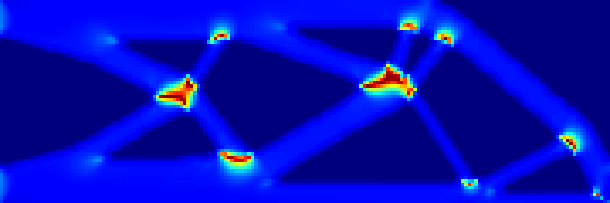
#> input picture proto/outputStress_0.png, 610 x 203 px
$ python script.py
#> lines starting #> are read from the running program, lines starting #| are printed output that depends on the picture; after the words box and inside, x2 and y2 are one past the last pixel; in counts of white or black regions, pixels touching at a corner belong together
import cv2
import matplotlib.pyplot as plt
from pathlib import Path
import numpy as np

# Base directory
baseDir = Path(__file__).resolve().parent

# Image paths
imageS_path = baseDir / "outputStress_0.png"
imageD_path = baseDir / "outputDesign_0.png"

# Reading images
imageS = cv2.imread(str(imageS_path),cv2.IMREAD_GRAYSCALE)
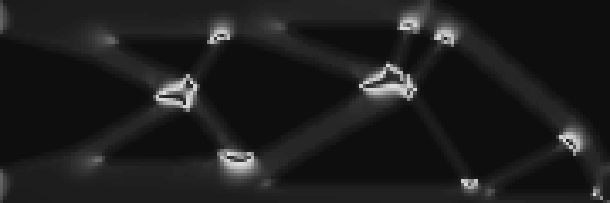
#> imageS: shape (203, 610); min 14, max 221, mean 29.4
imageD = cv2.imread(str(imageD_path),cv2.IMREAD_GRAYSCALE)
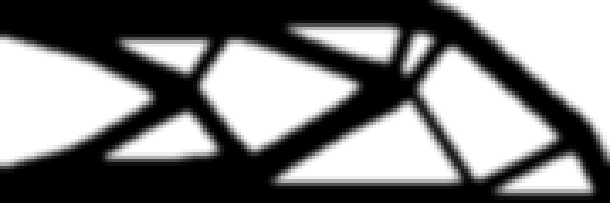
#> input picture proto/outputDesign_0.png, 610 x 203 px
#> imageD is the input picture: shape (203, 610); min 0, max 255, mean 127.6

# Checking if the images have been loaded
if imageS is None:
    raise FileNotFoundError(f"Cannot load image: {imageS_path}")
if imageD is None:
    raise FileNotFoundError(f"Cannot load image: {imageD_path}")

# Convert to a binary image - Heaviside Function
_, binaryS = cv2.threshold(imageS, 127, 255, cv2.THRESH_BINARY)
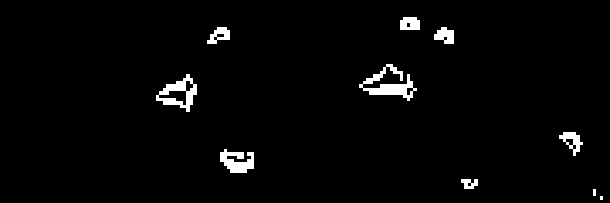
#> binaryS: shape (203, 610); 2.4% white; 10 white regions (1 under 20 px), largest, box (x1, y1, x2, y2) and area: (359, 64, 417, 101) 776, (156, 74, 197, 112) 620, (220, 149, 254, 173) 516
_, binaryD = cv2.threshold(imageD, 127, 255, cv2.THRESH_BINARY)
#> binaryD: shape (203, 610); 49.8% white; 10 white regions, largest, box (x1, y1, x2, y2) and area: (0, 37, 153, 166) 12213, (437, 0, 610, 159) 11872, (200, 40, 356, 152) 10075

# Operations on the Stress Image to deterime the regions that are critical
# Apply dilation
# Creating a kernel - Fiter size is 13
kernel = np.ones((13, 13), dtype=np.uint8)
dilated = cv2.dilate(binaryS,kernel,iterations=1)
#> dilated: shape (203, 610); 8.4% white; 9 white regions, largest, box (x1, y1, x2, y2) and area: (353, 58, 423, 107) 2453, (150, 68, 203, 118) 1955, (214, 143, 260, 179) 1458
# Canny filter for edge detection - Lower threshold is 50 and upper is 150
edgesS = cv2.Canny(dilated, 50, 150)
#> edgesS: shape (203, 610); 0.91% white in thin lines or dots, all inside (x1, y1, x2, y2) = (149, 10, 609, 203)

# Operations on the Design image to determine edges
# Gaussian Filter to evaluate the weighted average - fiter size 9X9
blurred = cv2.GaussianBlur(binaryD, (9, 9), 0)
# Canny filter to get the borders - Lower threshold is 50 and upper is 150
edgesD = cv2.Canny(blurred, 50, 150)
#> edgesD: shape (203, 610); 2.7% white in thin lines or dots


#########################################################
##Plotting the results
#########################################################
plt.figure(1)
fig, axes = plt.subplots(2, 3, figsize=(12, 8))
axes[0, 0].imshow(imageS, cmap="gray")
axes[0, 0].set_title("Stress Plot")
axes[0, 1].imshow(binaryS, cmap="gray")
axes[0, 1].set_title("Binary")
axes[0, 2].imshow(dilated, cmap="gray")
axes[0, 2].set_title("Dilated")
axes[1, 0].imshow(edgesS, cmap="gray")
axes[1, 0].set_title("Canny Edges")
axes[1, 1].imshow(edgesD, cmap="gray")
axes[1, 1].set_title("Dilated Canny Edges")

# Creating colored image to show the design and detected critical reagions
combined = np.zeros((*edgesS.shape, 3), dtype=np.uint8)
# Red channel: original edges
combined[:, :, 0] = edgesS
# Green channel: dilated edges
combined[:, :, 1] = edgesD
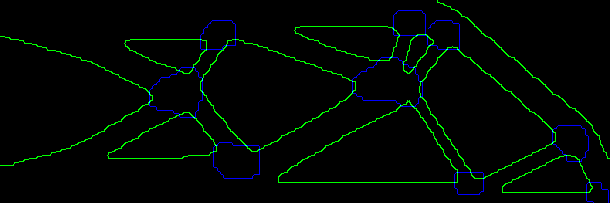
#> combined: shape (203, 610, 3); mean of channels 0, 1, 2 2.3, 6.9, 0; drawn as B, G, R
# Blue channel: original design
combined[:, :, 2] = 255 - binaryD
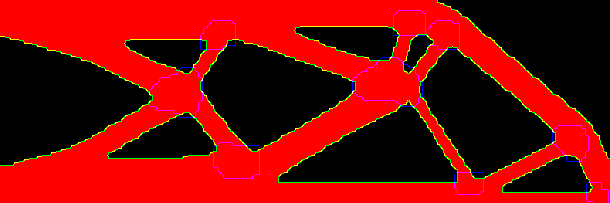
#> combined: shape (203, 610, 3); mean of channels 0, 1, 2 2.3, 6.9, 127.9; drawn as B, G, R

axes[1, 2].imshow(combined)
axes[1, 2].set_title("Colored Edge Comparison")
for ax in axes.flat:
    ax.axis("off")
plt.tight_layout()
plt.show()

############################################################
## Identifying the isolated regions critical regions
############################################################
# Get the regions that are not black
mask = (dilated > 0).astype(np.uint8)

# Identify connected regions
# numRegions - Total number of regions including background
# labels - The image is returned with regions given the labels
# stats - contain the geometrical info of the isolated regions
# centroids - centroids of the region
numRegions, labels, stats, centroids = (
    cv2.connectedComponentsWithStats(mask,connectivity=8))
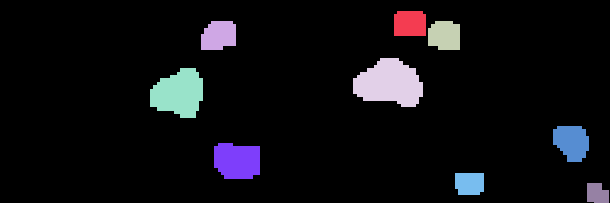
#> labels: shape (203, 610) int32; 10 distinct labels, from 0 to 9; one colour per label, 0 black
#> numRegions = 10; stats = [[0, 0, 610, 203, 113456], [394, 11, 32, 25, 782], [201, 21, 35, 29, 878], [428, 21, 32, 29, 834], [353, 58, 70, 49, 2453], [150, 68, 53, 50, 1955], [553, 126, 36, 36, 1022], [214, 143, 46, 36, 1458], [455, 173, 29, 22, 608], [587, 183, 22, 20, 384]]; centroids = [[300.4, 101.2], [409.5, 23.25], [218.4, 35.23], [444.2, 35.19], [389.2, 83.01], [178.5, 93.02], [571.4, 141.7], [236.8, 160.5], [469.1, 183.1], [596.7, 193.2]]

# Convert image to color for visualization
result = cv2.cvtColor(mask * 255,cv2.COLOR_GRAY2BGR)
#> result: shape (203, 610, 3); 8.4% white; 9 white regions

# Plotting the bounding box for each isolated region
for i in range(1, numRegions):

    x = stats[i, cv2.CC_STAT_LEFT]      # coordinate of bottom left corner
    y = stats[i, cv2.CC_STAT_TOP]       # coordinate of bottom left corner
    w = stats[i, cv2.CC_STAT_WIDTH]     # width of the region
    h = stats[i, cv2.CC_STAT_HEIGHT]    # height of the region
    area = stats[i, cv2.CC_STAT_AREA]   # Area of the region in terms of pixels

    cx, cy = centroids[i]               # centroid of the region

    # Draw bounding rectangle
    # (image, bottomLeftCoordinate, topRightCoordinate, color, linewidth)
    cv2.rectangle(result,(x, y),(x + w, y + h),(0, 255, 0),2)

    # Write region number and area
    # (image, text, position, font, fontScale, color, thickness)
    cv2.putText(result,f"{i}: {area} px",(x, max(y - 5, 10)),cv2.FONT_HERSHEY_SIMPLEX,0.5,(0, 0, 255),1)

    print(
        f"Region {i}: "
        f"Area = {area} pixels, "
        f"Width = {w}, "
        f"Height = {h}, "
        f"Centroid = ({cx:.1f}, {cy:.1f})"
    )
#> this loop made 9 passes
#> (x, y, w, h, area, cx, cy) on passes 1 to 9: (394, 11, 32, 25, 782, 409.5, 23.25), (201, 21, 35, 29, 878, 218.4, 35.23), (428, 21, 32, 29, 834, 444.2, 35.19), (353, 58, 70, 49, 2453, 389.2, 83.01), (150, 68, 53, 50, 1955, 178.5, 93.02), (553, 126, 36, 36, 1022, 571.4, 141.7), (214, 143, 46, 36, 1458, 236.8, 160.5), (455, 173, 29, 22, 608, 469.1, 183.1), (587, 183, 22, 20, 384, 596.7, 193.2)
#| Region 1: Area = 782 pixels, Width = 32, Height = 25, Centroid = (409.5, 23.3)
#| Region 2: Area = 878 pixels, Width = 35, Height = 29, Centroid = (218.4, 35.2)
#| Region 3: Area = 834 pixels, Width = 32, Height = 29, Centroid = (444.2, 35.2)
#| Region 4: Area = 2453 pixels, Width = 70, Height = 49, Centroid = (389.2, 83.0)
#| Region 5: Area = 1955 pixels, Width = 53, Height = 50, Centroid = (178.5, 93.0)
#| Region 6: Area = 1022 pixels, Width = 36, Height = 36, Centroid = (571.4, 141.7)
#| Region 7: Area = 1458 pixels, Width = 46, Height = 36, Centroid = (236.8, 160.5)
#| Region 8: Area = 608 pixels, Width = 29, Height = 22, Centroid = (469.1, 183.1)
#> (further printed lines are left out)
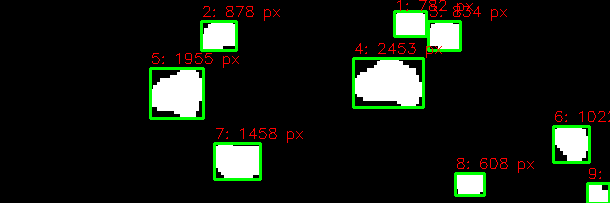
#> result: shape (203, 610, 3); mean B, G, R 19.2, 27, 21.8

plt.figure(figsize=(10, 6))
plt.imshow(cv2.cvtColor(result, cv2.COLOR_BGR2RGB))
plt.title("Detected Isolated Regions")
plt.axis("off")
plt.show()

############################################################
## Measuring the perimeter of the area
############################################################
# Determing the contour based on the isolated regions
# (image, external contour, simple storage to save memory)
contours, _ = cv2.findContours(mask,cv2.RETR_EXTERNAL,cv2.CHAIN_APPROX_SIMPLE)
#> contours = 9 contours; largest, box (x1, y1, x2, y2) and area: (353, 58, 423, 107) 2344, (150, 68, 203, 118) 1860, (214, 143, 260, 179) 1380, (553, 126, 589, 162) 956, (201, 21, 236, 50) 818

# Calculating the perimeters for each contour
for i, contour in enumerate(contours, start=1):

    perimeter = cv2.arcLength(contour, True)

    print(
        f"Region {i}: "
        f"Perimeter = {perimeter:.2f} px"
    )
#> this loop made 9 passes
#> perimeter on passes 1 to 9: 78.83, 96.83, 156.5, 134.7, 194.4, 224, 115.7, 121.1, 108.8
#| Region 1: Perimeter = 78.83 px
#| Region 2: Perimeter = 96.83 px
#| Region 3: Perimeter = 156.49 px
#| Region 4: Perimeter = 134.73 px
#| Region 5: Perimeter = 194.38 px
#| Region 6: Perimeter = 224.04 px
#| Region 7: Perimeter = 115.66 px
#| Region 8: Perimeter = 121.07 px
#> (further printed lines are left out)
